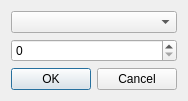
<?xml version="1.0" encoding="UTF-8"?>
<ui version="4.0">
 <class>ChooseTextLineDialog</class>
 <widget class="QDialog" name="ChooseTextLineDialog">
  <property name="geometry">
   <rect>
    <x>0</x>
    <y>0</y>
    <width>174</width>
    <height>93</height>
   </rect>
  </property>
  <property name="windowTitle">
   <string>Dialog</string>
  </property>
  <layout class="QVBoxLayout" name="verticalLayout">
   <item>
    <widget class="QComboBox" name="comboBox"/>
   </item>
   <item>
    <widget class="QSpinBox" name="spinBox"/>
   </item>
   <item>
    <widget class="QDialogButtonBox" name="buttonBox">
     <property name="orientation">
      <enum>Qt::Horizontal</enum>
     </property>
     <property name="standardButtons">
      <set>QDialogButtonBox::Cancel|QDialogButtonBox::Ok</set>
     </property>
    </widget>
   </item>
  </layout>
 </widget>
 <resources/>
 <connections>
  <connection>
   <sender>buttonBox</sender>
   <signal>accepted()</signal>
   <receiver>ChooseTextLineDialog</receiver>
   <slot>accept()</slot>
   <hints>
    <hint type="sourcelabel">
     <x>248</x>
     <y>254</y>
    </hint>
    <hint type="destinationlabel">
     <x>157</x>
     <y>274</y>
    </hint>
   </hints>
  </connection>
  <connection>
   <sender>buttonBox</sender>
   <signal>rejected()</signal>
   <receiver>ChooseTextLineDialog</receiver>
   <slot>reject()</slot>
   <hints>
    <hint type="sourcelabel">
     <x>316</x>
     <y>260</y>
    </hint>
    <hint type="destinationlabel">
     <x>286</x>
     <y>274</y>
    </hint>
   </hints>
  </connection>
 </connections>
</ui>
